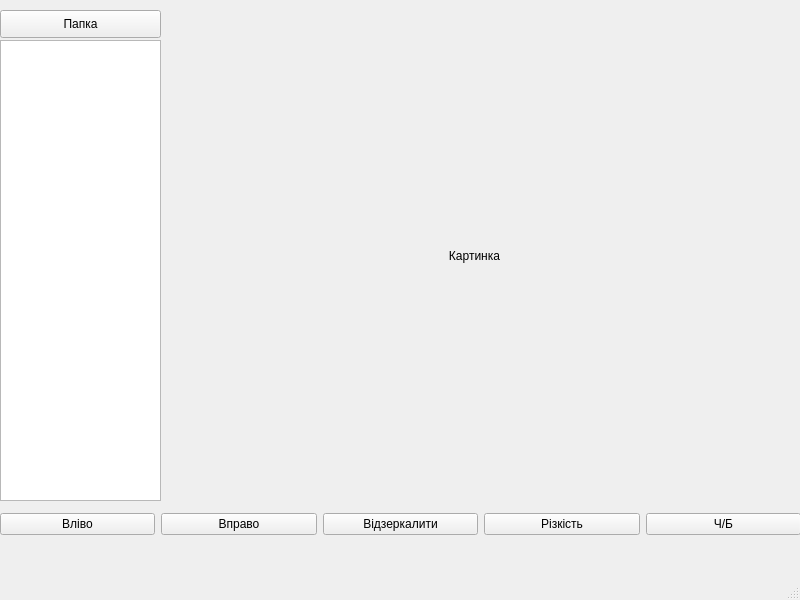
<?xml version="1.0" encoding="UTF-8"?>
<ui version="4.0">
 <class>MainWindow</class>
 <widget class="QMainWindow" name="MainWindow">
  <property name="geometry">
   <rect>
    <x>0</x>
    <y>0</y>
    <width>800</width>
    <height>600</height>
   </rect>
  </property>
  <property name="windowTitle">
   <string>MainWindow</string>
  </property>
  <widget class="QWidget" name="centralwidget">
   <widget class="QWidget" name="horizontalLayoutWidget">
    <property name="geometry">
     <rect>
      <x>0</x>
      <y>509</y>
      <width>801</width>
      <height>31</height>
     </rect>
    </property>
    <layout class="QHBoxLayout" name="horizontalLayout">
     <item>
      <widget class="QPushButton" name="left_btn">
       <property name="text">
        <string>Вліво</string>
       </property>
      </widget>
     </item>
     <item>
      <widget class="QPushButton" name="right_btn">
       <property name="text">
        <string>Вправо</string>
       </property>
      </widget>
     </item>
     <item>
      <widget class="QPushButton" name="mirror_btn">
       <property name="text">
        <string>Відзеркалити</string>
       </property>
      </widget>
     </item>
     <item>
      <widget class="QPushButton" name="sharp_btn">
       <property name="text">
        <string>Різкість</string>
       </property>
      </widget>
     </item>
     <item>
      <widget class="QPushButton" name="bw_btn">
       <property name="text">
        <string>Ч/Б</string>
       </property>
      </widget>
     </item>
    </layout>
   </widget>
   <widget class="QListWidget" name="files_list">
    <property name="geometry">
     <rect>
      <x>0</x>
      <y>40</y>
      <width>161</width>
      <height>461</height>
     </rect>
    </property>
   </widget>
   <widget class="QPushButton" name="chose_dir_btn">
    <property name="geometry">
     <rect>
      <x>0</x>
      <y>10</y>
      <width>161</width>
      <height>28</height>
     </rect>
    </property>
    <property name="text">
     <string>Папка</string>
    </property>
   </widget>
   <widget class="QLabel" name="image_lb">
    <property name="geometry">
     <rect>
      <x>174</x>
      <y>15</y>
      <width>601</width>
      <height>481</height>
     </rect>
    </property>
    <property name="text">
     <string>Картинка</string>
    </property>
    <property name="alignment">
     <set>Qt::AlignCenter</set>
    </property>
   </widget>
  </widget>
  <widget class="QMenuBar" name="menubar">
   <property name="geometry">
    <rect>
     <x>0</x>
     <y>0</y>
     <width>800</width>
     <height>26</height>
    </rect>
   </property>
  </widget>
  <widget class="QStatusBar" name="statusbar"/>
 </widget>
 <resources/>
 <connections/>
</ui>
